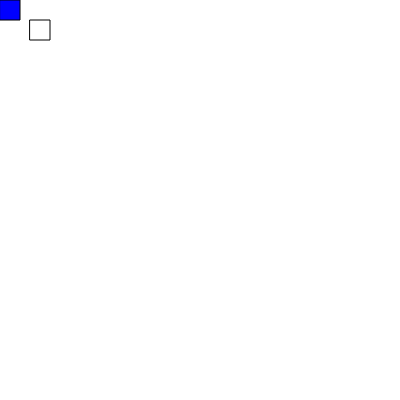
Frame 1 (no input)
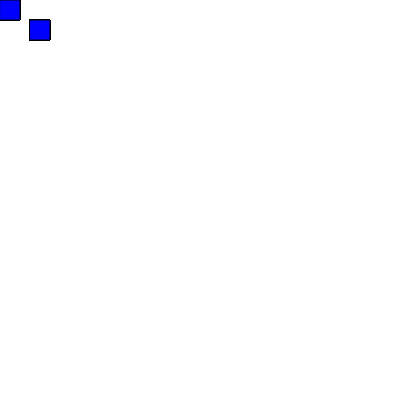
Frame 60 (no input)
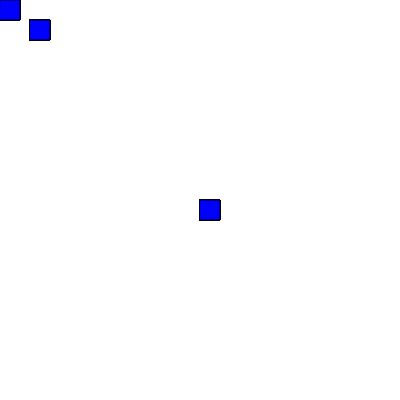
Frame 120 (the mouse pressed at the canvas centre since frame 60)

The p5.js sketch that drew these frames (run headless with seeded random() and noise() and a simulated clock; from frame 60 on, the mouse is pressed at the canvas centre):

// p5.js sketch
// ── sketch.js
function setup() {
    createCanvas(400, 400);
    background( "white");
  }
  
  function draw() {
    
    rect(30, 20, 20,);
    fill ("blue");
    stroke("black");
    if( mouseIsPressed);{
      rect (mouseX, mouseY, 20,20);}}
